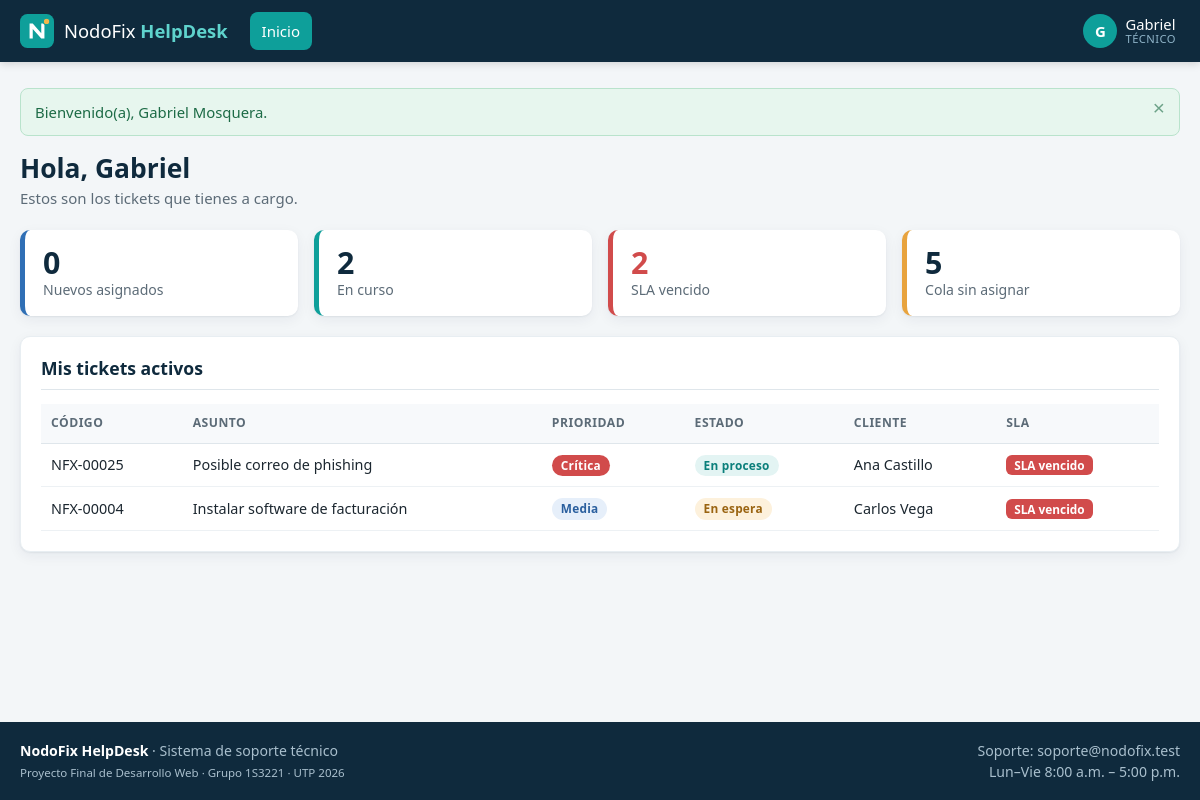
/dashboard.php (signed in), run on the app's committed database.
### tables this page shows
CREATE TABLE usuarios (
    id            INT UNSIGNED AUTO_INCREMENT PRIMARY KEY,
    rol_id        TINYINT UNSIGNED NOT NULL,
    nombre        VARCHAR(80)  NOT NULL,
    email         VARCHAR(120) NOT NULL UNIQUE,
    password_hash VARCHAR(255) NOT NULL,
    telefono      VARCHAR(20)  NULL,
    empresa       VARCHAR(100) NULL,
    estado        ENUM('ACTIVO','INACTIVO') NOT NULL DEFAULT 'ACTIVO',
    ultimo_login  DATETIME NULL,
    creado_en     DATETIME NOT NULL DEFAULT CURRENT_TIMESTAMP,
    actualizado_en DATETIME NULL ON UPDATE CURRENT_TIMESTAMP,
    CONSTRAINT fk_usuarios_rol FOREIGN KEY (rol_id) REFERENCES roles(id),
    INDEX idx_usuarios_nombre (nombre),
    INDEX idx_usuarios_rol_estado (rol_id, estado)
);

CREATE TABLE roles (
    id          TINYINT UNSIGNED PRIMARY KEY,
    nombre      VARCHAR(20)  NOT NULL UNIQUE,
    descripcion VARCHAR(150) NOT NULL
);

CREATE TABLE tickets (
    id             INT UNSIGNED AUTO_INCREMENT PRIMARY KEY,
    codigo         VARCHAR(20) NULL UNIQUE,
    cliente_id     INT UNSIGNED NOT NULL,
    tecnico_id     INT UNSIGNED NULL,
    categoria_id   INT UNSIGNED NOT NULL,
    prioridad_id   TINYINT UNSIGNED NOT NULL,
    asunto         VARCHAR(120) NOT NULL,
    descripcion    TEXT NOT NULL,
    equipo         VARCHAR(100) NULL,                 
    estado         ENUM('ABIERTO','ASIGNADO','EN_PROCESO','EN_ESPERA','RESUELTO','CERRADO','CANCELADO')
                   NOT NULL DEFAULT 'ABIERTO',
    solucion       TEXT NULL,
    fecha_limite   DATETIME NOT NULL,
    creado_en      DATETIME NOT NULL DEFAULT CURRENT_TIMESTAMP,
    actualizado_en DATETIME NULL ON UPDATE CURRENT_TIMESTAMP,
    resuelto_en    DATETIME NULL,
    cerrado_en     DATETIME NULL,
    CONSTRAINT fk_tickets_cliente   FOREIGN KEY (cliente_id)   REFERENCES usuarios(id),
    CONSTRAINT fk_tickets_tecnico   FOREIGN KEY (tecnico_id)   REFERENCES usuarios(id) ON DELETE SET NULL,
    CONSTRAINT fk_tickets_categoria FOREIGN KEY (categoria_id) REFERENCES categorias(id),
    CONSTRAINT fk_tickets_prioridad FOREIGN KEY (prioridad_id) REFERENCES prioridades(id),
    INDEX idx_tickets_estado (estado),
    INDEX idx_tickets_asunto (asunto),
    INDEX idx_tickets_cliente_estado (cliente_id, estado),
    INDEX idx_tickets_tecnico_estado (tecnico_id, estado),
    INDEX idx_tickets_fecha_limite (fecha_limite)
);

CREATE TABLE prioridades (
    id        TINYINT UNSIGNED PRIMARY KEY,
    nombre    VARCHAR(20) NOT NULL UNIQUE,
    nivel     TINYINT UNSIGNED NOT NULL,           
    horas_sla SMALLINT UNSIGNED NOT NULL,          
    CONSTRAINT chk_prioridad_sla CHECK (horas_sla > 0)
);

### includes/auth.php (called while the page is built, shortened)
<?php
function usuario_actual(): ?array
{
    static $cache = [];
    $sid = (int)($_SESSION['usuario_id'] ?? 0);
    if (array_key_exists($sid, $cache)) {
        return $cache[$sid];
    }
    $usuario = null;
    if ($sid) {
        $u = fila(
            'SELECT u.id, u.nombre, u.email, u.telefono, u.empresa, u.estado, r.nombre rol
             FROM usuarios u JOIN roles r ON r.id = u.rol_id WHERE u.id = ?',
            [$_SESSION['usuario_id']]
        );
        if ($u && $u['estado'] === 'ACTIVO') {
            $usuario = $u;
        } else {
            cerrar_sesion();
            session_start();
        }
    }
    return $cache[$sid] = $usuario;
}
function requiere_login(): array
{
    $u = usuario_actual();
    return $u;
}

### includes/db.php (called while the page is built, shortened)
<?php
function db(): PDO
{
    static $pdo = null;
    if ($pdo === null) {
        $dsn = 'mysql:host=' . DB_HOST . ';dbname=' . DB_NAME . ';charset=utf8mb4';
        try {
            $pdo = new PDO($dsn, DB_USER, DB_PASS, [
                PDO::ATTR_ERRMODE            => PDO::ERRMODE_EXCEPTION,
                PDO::ATTR_DEFAULT_FETCH_MODE => PDO::FETCH_ASSOC,
                PDO::ATTR_EMULATE_PREPARES   => false,
            ]);
            $pdo->exec("SET time_zone = '-05:00'");
        } catch (PDOException $e) {
            error_log('Error de conexión: ' . $e->getMessage());
            http_response_code(500);
            exit('No fue posible conectar con la base de datos. Revise config/config.php.');
        }
    }
    return $pdo;
}
function consulta(string $sql, array $params = []): PDOStatement
{
    $st = db()->prepare($sql);
    $st->execute($params);
    return $st;
}
function fila(string $sql, array $params = []): ?array
{
    $r = consulta($sql, $params)->fetch();
    return $r === false ? null : $r;
}
function filas(string $sql, array $params = []): array
{
    return consulta($sql, $params)->fetchAll();
}

### includes/seguridad.php (called while the page is built, shortened)
<?php
function e($valor): string
{
    return htmlspecialchars((string)($valor ?? ''), ENT_QUOTES | ENT_SUBSTITUTE, 'UTF-8');
}

### dashboard.php (the view, shortened to what this page needs)
<?php
$u = requiere_login();
$seccion = 'inicio';
$uid = (int)$u['id'];
if ($u['rol'] === ROL_ADMIN) {
    $k = fila("SELECT
        SUM(estado IN ('ABIERTO')) sin_asignar,
        SUM(estado IN ('ASIGNADO','EN_PROCESO','EN_ESPERA')) en_atencion,
        SUM(estado IN ('ABIERTO','ASIGNADO','EN_PROCESO','EN_ESPERA') AND fecha_limite < NOW()) vencidos,
        SUM(estado = 'RESUELTO') por_confirmar
        FROM tickets");
    $tarjetas = [
        ['Sin asignar', $k['sin_asignar'], 'tickets/index.php?estado=ABIERTO', 'azul'],
        ['En atención', $k['en_atencion'], 'tickets/index.php?vista=activos', 'teal'],
        ['SLA vencido', $k['vencidos'], 'tickets/index.php?vista=vencidos', 'rojo'],
        ['Por confirmar', $k['por_confirmar'], 'tickets/index.php?estado=RESUELTO', 'ambar'],
    ];
    $lista = filas("SELECT t.id, t.codigo, t.asunto, t.estado, t.fecha_limite, p.nombre prioridad, cl.nombre cliente, te.nombre tecnico
        FROM tickets t JOIN prioridades p ON p.id = t.prioridad_id JOIN usuarios cl ON cl.id = t.cliente_id
        LEFT JOIN usuarios te ON te.id = t.tecnico_id
        WHERE t.estado IN ('ABIERTO','ASIGNADO','EN_PROCESO','EN_ESPERA')
        ORDER BY (t.fecha_limite < NOW()) DESC, p.nivel DESC, t.fecha_limite LIMIT 8");
    $tituloLista = 'Tickets que requieren atención';
    $carga = filas("SELECT u.nombre, COUNT(t.id) activos FROM usuarios u
        LEFT JOIN tickets t ON t.tecnico_id = u.id AND t.estado IN ('ASIGNADO','EN_PROCESO','EN_ESPERA')
        WHERE u.rol_id = 2 AND u.estado = 'ACTIVO' GROUP BY u.id, u.nombre ORDER BY activos DESC");
} elseif ($u['rol'] === ROL_TECNICO) {
    $k = fila("SELECT
        SUM(tecnico_id = ? AND estado = 'ASIGNADO') asignados,
        SUM(tecnico_id = ? AND estado IN ('EN_PROCESO','EN_ESPERA')) en_curso,
        SUM(tecnico_id = ? AND estado IN ('ASIGNADO','EN_PROCESO','EN_ESPERA') AND fecha_limite < NOW()) vencidos,
        SUM(tecnico_id IS NULL AND estado = 'ABIERTO') cola
        FROM tickets", [$uid, $uid, $uid]);
    $tarjetas = [
        ['Nuevos asignados', $k['asignados'], 'tickets/index.php?estado=ASIGNADO', 'azul'],
        ['En curso', $k['en_curso'], 'tickets/index.php?vista=activos', 'teal'],
        ['SLA vencido', $k['vencidos'], 'tickets/index.php?vista=vencidos', 'rojo'],
        ['Cola sin asignar', $k['cola'], 'tickets/index.php?vista=cola', 'ambar'],
    ];
    $lista = filas("SELECT t.id, t.codigo, t.asunto, t.estado, t.fecha_limite, p.nombre prioridad, cl.nombre cliente, te.nombre tecnico
        FROM tickets t JOIN prioridades p ON p.id = t.prioridad_id JOIN usuarios cl ON cl.id = t.cliente_id
        LEFT JOIN usuarios te ON te.id = t.tecnico_id
        WHERE t.tecnico_id = ? AND t.estado IN ('ASIGNADO','EN_PROCESO','EN_ESPERA')
        ORDER BY (t.fecha_limite < NOW()) DESC, p.nivel DESC, t.fecha_limite LIMIT 8", [$uid]);
    $tituloLista = 'Mis tickets activos';
}
$modTickets = is_file(__DIR__ . '/tickets/index.php');
require __DIR__ . '/includes/header.php';
?>
<div class="cabecera-pagina">
    <div>
        <h1>Hola, <?= e(explode(' ', $u['nombre'])[0]) ?></h1>
        <p class="sub"><?= e(['ADMIN' => 'Panel de administración del sistema de soporte.', 'TECNICO' => 'Estos son los tickets que tienes a cargo.', 'CLIENTE' => 'Aquí ves el estado de tus solicitudes de soporte.'][$u['rol']]) ?></p>
    </div>
</div>
<div class="grid-4 kpis">
    <?php foreach ($tarjetas as [$txt, $n, $href, $color]): ?>
        <?php $tag = $modTickets ? 'a' : 'div'; ?>
        <<?= $tag ?> class="kpi kpi-<?= $color ?>"<?= $modTickets ? ' href="' . url($href) . '"' : '' ?>>
            <span class="kpi-n"><?= (int)$n ?></span>
            <span class="kpi-t"><?= e($txt) ?></span>
        </<?= $tag ?>>
    <?php endforeach; ?>
</div>
<div class="<?= isset($carga) ? 'grid-dash' : '' ?>">
    <section class="panel">
        <h2><?= e($tituloLista) ?></h2>
        <?php if (!$lista): ?>
            <p class="vacio">No hay tickets para mostrar.</p>
        <?php else: ?>
            <div class="tabla-resp"><table class="tabla">
                <thead><tr><th>Código</th><th>Asunto</th><th>Prioridad</th><th>Estado</th><th><?= $u['rol'] === ROL_CLIENTE ? 'Técnico' : 'Cliente' ?></th><th>SLA</th></tr></thead>
                <tbody>
                <?php foreach ($lista as $t): ?>
                    <tr>
                        <td><?= $modTickets ? '<a href="' . url('tickets/ver.php?id=' . (int)$t['id']) . '">' . e($t['codigo']) . '</a>' : e($t['codigo']) ?></td>
                        <td><?= e($t['asunto']) ?></td>
                        <td><?= badge_prioridad($t['prioridad']) ?></td>
                        <td><?= badge_estado($t['estado']) ?></td>
                        <td><?= e($u['rol'] === ROL_CLIENTE ? ($t['tecnico'] ?? 'Por asignar') : $t['cliente']) ?></td>
                        <td><?= badge_sla($t) ?></td>
                    </tr>
                <?php endforeach; ?>
                </tbody>
            </table></div>
        <?php endif; ?>
    </section>
</div>
<?php require __DIR__ . '/includes/footer.php'; ?>

### includes/header.php (shortened to what this page needs)
<?php
$u = usuario_actual();
$menu = [];
if ($u) {
    $menu[] = ['dashboard.php', 'Inicio', 'inicio'];
    $menu[] = ['tickets/index.php', $u['rol'] === ROL_CLIENTE ? 'Mis tickets' : 'Tickets', 'tickets'];
    if ($u['rol'] === ROL_TECNICO) $menu[] = ['admin/reportes.php', 'Mi desempeño', 'reportes'];
    $menu = array_filter($menu, fn($m) => is_file(ROOT . '/' . $m[0]));
}
$seccion = $seccion ?? '';
?>
<!DOCTYPE html>
<html lang="es">
<head>
    <link rel="stylesheet" href="<?= url('assets/css/app.css') ?>">
</head>
<body class="<?= $u ? 'rol-' . strtolower(e($u['rol'])) : 'publico' ?>">
<header class="topbar">
    <div class="contenedor topbar-in">
        <a class="marca" href="<?= url($u ? 'dashboard.php' : 'index.php') ?>">
            <img src="<?= url('assets/img/logo.svg') ?>" alt="" width="34" height="34">
            <span>NodoFix <b>HelpDesk</b></span>
        </a>
        <?php if ($u): ?>
            <nav class="nav-principal" id="nav-principal">
                <?php foreach ($menu as [$href, $txt, $key]): ?>
                    <a href="<?= url($href) ?>" class="<?= $seccion === $key ? 'activo' : '' ?>"><?= e($txt) ?></a>
                <?php endforeach; ?>
            </nav>
            <div class="usuario-zona">
                <div class="usuario-menu">
                    <button type="button" class="usuario-btn" data-toggle="usuario-drop">
                        <span class="avatar"><?= e(mb_strtoupper(mb_substr($u['nombre'], 0, 1))) ?></span>
                        <span class="usuario-txt"><?= e(explode(' ', $u['nombre'])[0]) ?><small><?= e(mb_strtoupper(nombre_rol($u['rol']))) ?></small></span>
                    </button>
                </div>
            </div>
        <?php endif; ?>
    </div>
</header>
<main class="contenedor contenido">
<?php foreach (obtener_flash() as $f): ?>
    <div class="alerta alerta-<?= e($f['tipo']) ?>" role="alert"><?= e($f['mensaje']) ?><button type="button" class="cerrar" aria-label="Cerrar">×</button></div>
<?php endforeach; ?>

### includes/funciones.php (shortened to what this page needs)
<?php
function url(string $ruta = ''): string
{
    return BASE_URL . ltrim($ruta, '/');
}
function obtener_flash(): array
{
    $m = $_SESSION['flash'] ?? [];
    return $m;
}
function badge_estado(string $estado): string
{
    return '<span class="badge est-' . strtolower(e($estado)) . '">' . e(ESTADOS[$estado] ?? $estado) . '</span>';
}
function nombre_rol(string $r): string
{
    return ['ADMIN' => 'Administrador', 'TECNICO' => 'Técnico', 'CLIENTE' => 'Cliente'][$r] ?? $r;
}
function nombre_prioridad(string $p): string
{
    return ['BAJA' => 'Baja', 'MEDIA' => 'Media', 'ALTA' => 'Alta', 'CRITICA' => 'Crítica'][$p] ?? $p;
}
function badge_prioridad(string $p): string
{
    return '<span class="badge pri-' . strtolower(e($p)) . '">' . e(nombre_prioridad($p)) . '</span>';
}
function badge_sla(array $t): string
{
    $restante = strtotime($t['fecha_limite']) - time();
    if ($restante < 0) return '<span class="sla sla-vencido">SLA vencido</span>';
    return '<span class="sla sla-ok">A tiempo</span>';
}

### data on the page
usuarios: nombre "G", nombre "Gabriel", rol.nombre "TÉCNICO", rol.nombre "Estos son los tickets que tienes a cargo.", rol.nombre "Mis tickets activos"
tickets: codigo "NFX-00025", asunto "Posible correo de phishing", prioridad.nombre "Crítica", estado "En proceso", shows "SLA vencido"
roles: nombre.nombre "Ana Castillo", nombre.nombre "Carlos Vega"
tickets: codigo "NFX-00004", asunto "Instalar software de facturación", prioridad.nombre "Media", estado "En espera", shows "SLA vencido"

### other printed values
$txt "Inicio"
$f['mensaje'] "Bienvenido(a), Gabriel Mosquera."
$n "0"
$txt "Nuevos asignados"
$n "2"
$txt "En curso"
$txt "SLA vencido"
$n "5"
$txt "Cola sin asignar"
